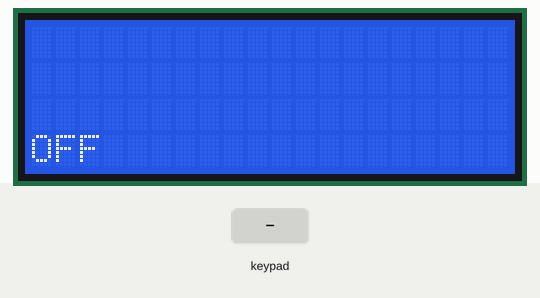
The sketch below on a simulated Arduino Mega 2560, built with avr-gcc and run on an emulated ATmega2560. On the bench: 20×4 character LCD. Inputs (shaded band) come from the test bench. What the sketch prints to the serial monitor is not drawn.

Above: at 1.2 s.
1.3 s: keypad keys 2 3 2 5 2 7 2 9 # pressed 0.4 s apart
At 5.5 s:
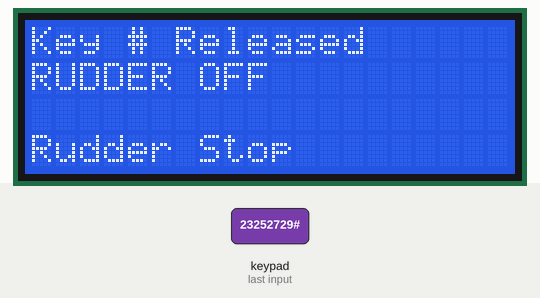
6.4 s: key '*' pressed
At 7.8 s:
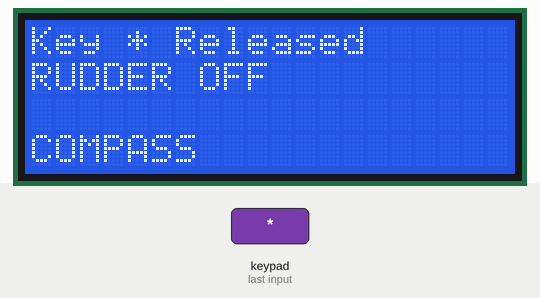
8.1 s: key '1' pressed
At 8.5 s:
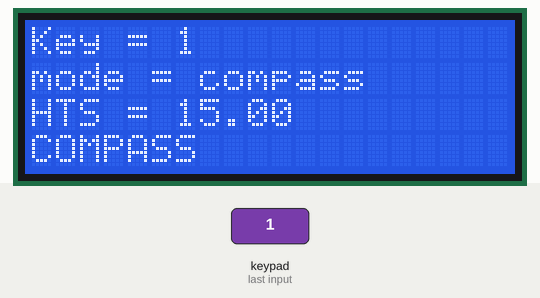
9.6 s: key '8' pressed
At 10.7 s:
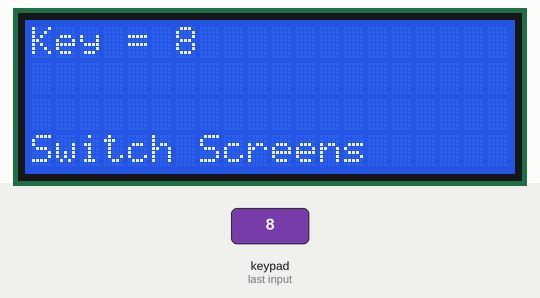
11.1 s: key '0' pressed
At 11.7 s:
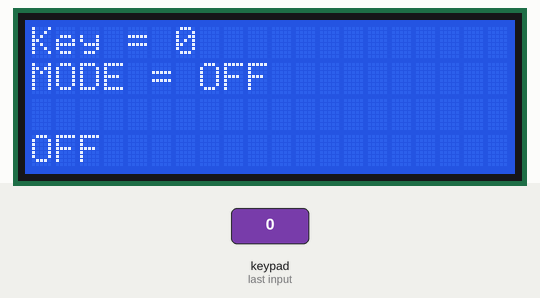
12.6 s: keypad keys 2 3 2 5 2 7 2 9 pressed 0.4 s apart
At 16.4 s:
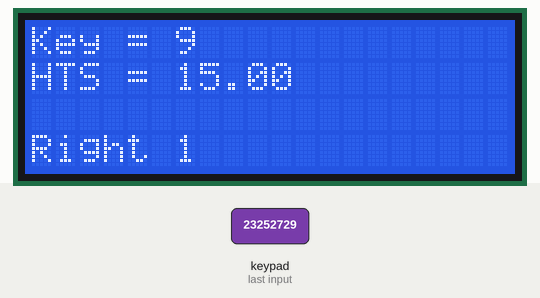
Timing chart, 0 to 17.9 s (numbered marks = the images above; inputs shaded):
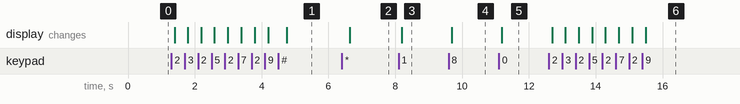

The sketch:

EventKeypad_and_LCD_v8.ino
```cpp
/***********************************
By Jack Edwards
Here is a simple code that test functionality of the LCD and keypad.
It uses the same pin assignments as the Autopilot.
It can be used to test that things are wired properly and running.
Read the code to see what the keys do.
Does not require the complexity that adding the IMU does.

V8 prints to the serial monitor at 57600 baud.  You can test keypad operation without the LCD.
It can be used to experiment with.

*******************************************************/

/* @file EventSerialKeypad.pde
|| @version 1.0
|| @author Alexander Brevig
|| @contact alexanderbrevig@gmail.com
||
|| @description
|| | Demonstrates using the KeypadEvent.
|| #
*/

/* EventKeypad and LCD is set up to use keypad to get input for Autopilot by Jack Edwards
  it does the following
  KEY TYPE  ACTION
   0 press - sets steering mode to 0 OFF
   1 hold - sets steering mode to 1 COMPASS
   2 hold - set steering mode to 2 GPS
   3 none
   4 press - decrease course b 10 deg
   5 - none
   6 press - increase course 10 deh
   7 press - decrease course by 1 deg
   8 none
   9 press - increase course by 1 deg
   * press/release - Left Rudder ON until released then rudder OFF
   0 press - sets steering mode to 0 OFF
   # press/release - Right Rudder ON until released then OFF
*/

#include <Keypad.h>

// LCD library code:
#include <LiquidCrystal.h>
// initialize the library with the numbers of the interface pins
LiquidCrystal lcd(41,43,45,47,49,51);

// Keypad Setup
const byte ROWS = 4; //four rows
const byte COLS = 3; //four columns
byte rowPins[ROWS] = {23,25,27,29,}; //connect to the row pinouts of the keypad
byte colPins[COLS] = {31,33,35}; //connect to the column pinouts of the keypad

char keys[ROWS][COLS] = {
  {'1','2','3'},
  {'4','5','6'},
  {'7','8','9'},
  {'*','0','#'}
};

Keypad keypad = Keypad( makeKeymap(keys), rowPins, colPins, ROWS, COLS );

char input;
int mode = 0;
String str_mode = "OFF";
float heading = 15;
float heading_to_steer;

void setup(){
  Serial.begin(57600);
  keypad.addEventListener(keypadEvent); //add an event listener for this keypad
  lcd.begin(20,4);  // initialize LCD for 4 row 20 characters
  lcd.setCursor(0,0);
}

void loop(){
  // put if (sw1) here then if(!sw1) get key
  char key = keypad.getKey();
  if (key != NO_KEY) {
    //lcd.print(key);
  }
lcd.setCursor (0,3);
lcd.print(str_mode);
}

//take care of some special events
void keypadEvent(KeypadEvent key){

  delay(20);
  switch (keypad.getState()){
    case PRESSED:
    Serial.print("Key = "); Serial.println(key);
      switch (key){
        case '0':
          mode = 0;
          str_mode = "OFF";
          lcd.begin(20,4);
          lcd.setCursor(0,0);
          lcd.print("Key = ");
          lcd.print(key);
          lcd.setCursor(0,1);
          lcd.print("MODE = OFF");
          break;

        case '1':
          mode = 1;
          str_mode = "COMPASS";
          lcd.begin(20,4);
          lcd.setCursor(0,0);
          lcd.print("Key = ");
          lcd.print(key);
          lcd.setCursor(0,1);
          lcd.print("mode = compass");
          heading_to_steer = heading;
          lcd.setCursor(0,2);
          lcd.print("HTS = ");
          lcd.print(heading_to_steer);
          break;

        case '2':
          mode = 2;
          str_mode = "GPS";
          lcd.begin(20,4);
          lcd.setCursor(0,0);
          lcd.print("Key = ");
          lcd.print(key);
          lcd.setCursor(0,1);
          lcd.print("mode = GPS");
          break;

          case '3':
          mode = 2;
          str_mode = "TACK";
          lcd.begin(20,4);
          lcd.setCursor(0,0);
          lcd.print("Key = ");
          lcd.print(key);
          lcd.setCursor(0,1);
          lcd.print("mode = TACK");
          break;


        case '4':
            str_mode = "Left 10";
            heading_to_steer = heading_to_steer -10;
            if (heading_to_steer < 0) heading_to_steer = heading_to_steer +360;
            if (heading_to_steer > 360) heading_to_steer = heading_to_steer -360;
            lcd.begin(20,4);
            lcd.setCursor(0,0);
            lcd.print("Key = ");
            lcd.print(key);
            lcd.setCursor(0,1);
            lcd.print("HTS = ");
            lcd.print( heading_to_steer);

            break;


            case '5':
              mode = 2;
              str_mode = "Knob Steering";
              lcd.begin(20,4);
              lcd.setCursor(0,0);
              lcd.print("Key = ");
              lcd.print(key);
              break;

         case '6':
            str_mode = "Right 10";
            heading_to_steer = heading_to_steer +10;
            if (heading_to_steer < 0) heading_to_steer = heading_to_steer +360;
            if (heading_to_steer > 360) heading_to_steer = heading_to_steer -360;
            lcd.begin(20,4);
            lcd.setCursor(0,0);
            lcd.print("Key = ");
            lcd.print(key);
            lcd.setCursor(0,1);
            lcd.print("HTS = ");
            lcd.print( heading_to_steer);
             break;

           case '7':
            str_mode = "Left 1";
            heading_to_steer = heading_to_steer -1;
            if (heading_to_steer < 0) heading_to_steer = heading_to_steer +360;
            if (heading_to_steer > 360) heading_to_steer = heading_to_steer -360;
            lcd.begin(20,4);
            lcd.setCursor(0,0);
            lcd.print("Key = ");
            lcd.print(key);
            lcd.setCursor(0,1);
            lcd.print("HTS = ");
            lcd.print( heading_to_steer);
            break;

         case '8':
            str_mode = "Switch Screens";
            lcd.begin(20,4);
            lcd.setCursor(0,0);
            lcd.print("Key = ");
            lcd.print(key);
            break;

        case '9':
            str_mode = "Right 1";
            heading_to_steer = heading_to_steer +1;
            if (heading_to_steer < 0) heading_to_steer = heading_to_steer +360;
            if (heading_to_steer > 360) heading_to_steer = heading_to_steer -360;
            lcd.begin(20,4);
            lcd.setCursor(0,0);
            lcd.print("Key = ");
            lcd.print(key);
            lcd.setCursor(0,1);
            lcd.print("HTS = ");
            lcd.print( heading_to_steer);
            break;
       } // end key pressed
    break;

    case RELEASED:
    Serial.print("Key "); Serial.print(key); Serial.println(" Released");
      switch (key){
        case '*':
          str_mode = "COMPASS";
          lcd.begin(20,4);
          lcd.setCursor(0,0);
          lcd.print("Key * Released");
          lcd.setCursor(0,1);
          lcd.print("RUDDER OFF");
          break;

         case '#':
          str_mode = "Rudder Stop";
          lcd.begin(20,4);
          lcd.setCursor(0,0);
          lcd.print("Key # Released");
          lcd.setCursor(0,1);
          lcd.print("RUDDER OFF");
          break;
      } // end key released
   break;

    case HOLD:
    Serial.print("Key "); Serial.print(key); Serial.println(" Held");
      switch (key){
        case '*':
          str_mode = "Dodge Left";
          lcd.begin(20,4);
          lcd.setCursor(0,0);
          lcd.print("Key = ");
          lcd.print(key);
          lcd.setCursor(0,1);
          lcd.print("LEFT RUDDER ON");
          break;

        case '#':
          str_mode = "Dodge Right";
          lcd.begin(20,4);
          lcd.setCursor(0,0);
          lcd.print("Key = ");
          lcd.print(key);
          lcd.setCursor(0,1);
          lcd.print("RIGHT RUDDER ON");
          break;

      }  // end key HOLD
      break;
    }  // end get keypad state (Pressed, Released or Hold)
  }  // end keypad event
```

Measured:
- after the input at 1.3 s, the display: first changes after 0.09 s (image 1 shows a later state)
- after the input at 6.4 s, the display: changes after 0.24 s (image 2)
- after the input at 8.1 s, the display: changes after 0.10 s (image 3)
- after the input at 9.6 s, the display: changes after 0.09 s (image 4)
- after the input at 11.1 s, the display: changes after 0.09 s (image 5)
- after the input at 12.6 s, the display: first changes after 0.09 s (image 6 shows a later state)
